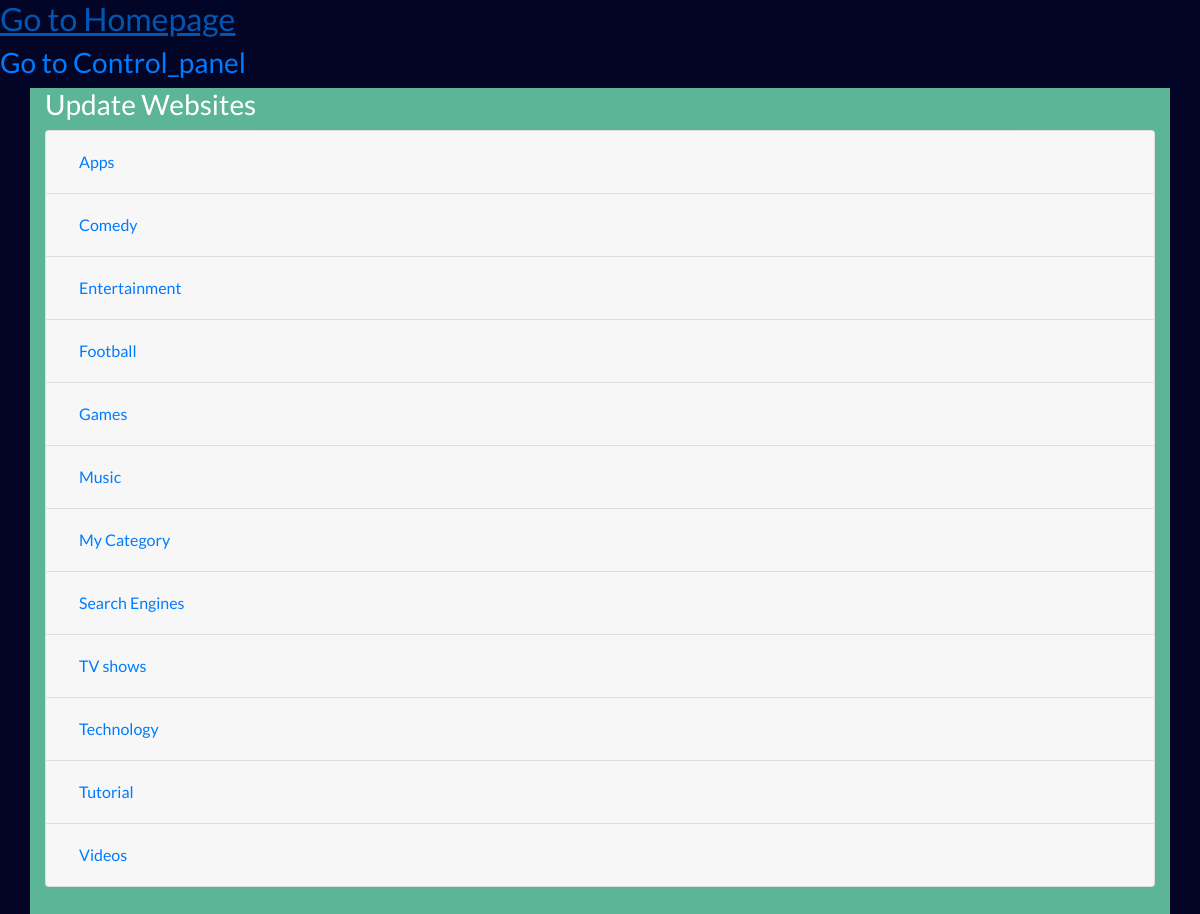
The app's page /update_single_website/ (signed in), older data.
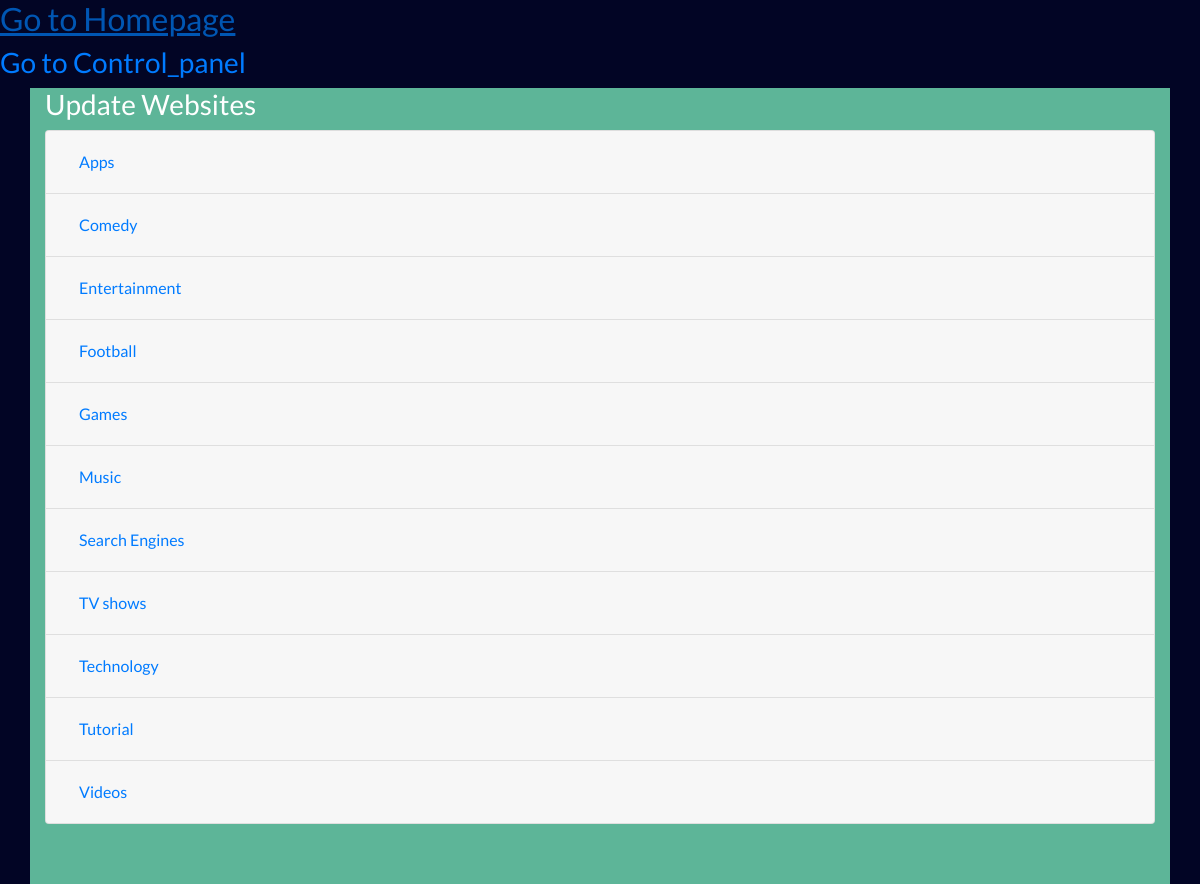
The same page, newer data.
### Websites/models.py (models this page shows, shortened)
class Categories(models.Model):
	LIST_CHOICES = (
	('OL','Numbered List'),
	('UL','List')
	)
	List_Type = models.CharField(max_length=2,choices=LIST_CHOICES,default='UL')
	icon = models.ImageField(help_text="Select image to upload",upload_to = 'categories',null=True,blank=True)
	category = models.CharField(max_length=500)
	sub_categories = models.ManyToManyField(Sub_Categories,related_name="categories")
	class Meta:
		ordering = ['category']

### Websites/views.py (the view)
		 def permission_request(request):
		 	if request.user.has_perm(permission_name):
		 		return func(request)
		 	else:
		 		raise Http404

### Websites/views.py (called while the page is built)
def permission(permission_name):
	def function(func):
		 def permission_request(request):
		 	if request.user.has_perm(permission_name):
		 		return func(request)
		 	else:
		 		raise Http404
		 return permission_request
	return function

@permission('Websites.update_websites')
def update_single_website_select(request):
	category = Categories.objects.all()
	context = {"categories":category,}
	return render(request,"home/update_single_website_select.html",context)

### Websites/templates/home/update_single_website_select.html (shortened to what this page needs)
{% extends 'home/index.html' %}
{% block nav %}
<h2 style="color:#131D06;">
	<a href="{% url 'home' %}">Go to Homepage</a>
</h2>
<h3 style="color:#131D06;">
	<a href="{% url 'control_panel' %}">Go to Control_panel</a>
</h3>
{% endblock %}
{% block content %}
<div class="container body2">
<div class="row">
	<div class="col-12 col-sm-12 ">
		<h3>Update Websites</h3>
		<div class="accordion" id="website-accordion">
		 {% for category in categories %}
		 <div class="card"> <div class="card-header" id="headingThree"> <h5 class="mb-0"> <button class="btn btn-link collapsed" type="button" data-toggle="collapse" data-target="#{{category.category|slugify}}{{category.pk}}" aria-expanded="false" aria-controls="{{category.category|slugify}}{{category.pk}}"> {{category.category}}</button> </h5> </div>
		  </div>
		 {% endfor %}
		  </div>
			  </div>
	</div>
</div>
{% endblock %}

Row changes from the older to the newer data that the page shows:
removed Categories: category "My Category"
